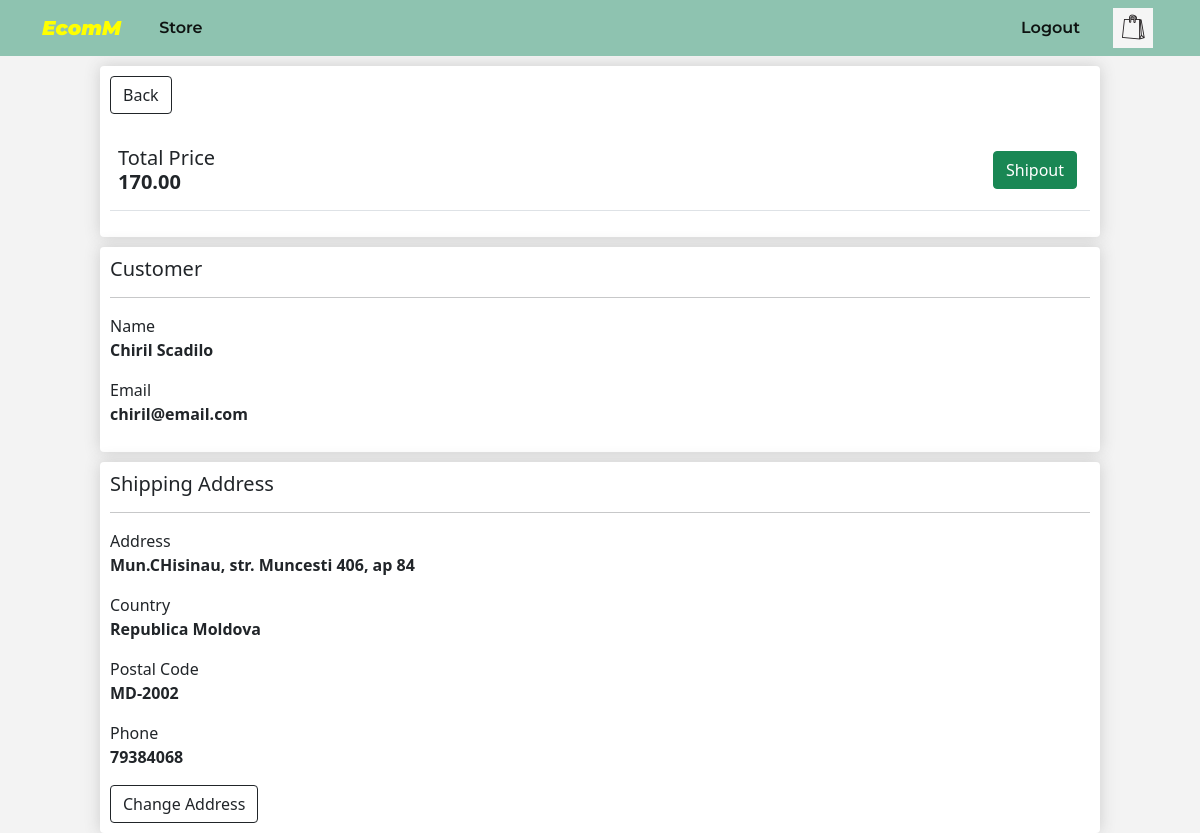
Page /checkout/10 (signed in) on the committed database.
### products/models.py (models this page shows, shortened)
class Order(models.Model):
    customer = models.ForeignKey(Profile, on_delete=models.SET_NULL, null=True)
    compleated = models.BooleanField(default=False)
    @property
    def get_price_total(self):
        orderitems = self.order_items.all()
        total_orderitem = sum([item.get_total for item in orderitems])
        return total_orderitem

class OrderItem(models.Model):
    product = models.ForeignKey(ProductCard, on_delete=models.SET_NULL, null=True, blank=True)
    order = models.ForeignKey(Order, on_delete=models.SET_NULL, null=True, related_name="order_items", blank=True)
    quantity = models.IntegerField(default=1, null=True, blank=True)
    shoe_size = models.ForeignKey('ShoeSize', on_delete=models.SET_NULL, blank=True, null=True)
    cloth_size = models.ForeignKey('ClothSize', on_delete=models.SET_NULL, blank=True, null=True)
    @property
    def get_total(self):
        total = self.product.price * self.quantity
        return total

class ProductCard(models.Model):
    product_image = models.ImageField(null=True, blank=True, upload_to="product_images/", default="default-product.png")
    title = models.CharField(max_length=150)
    description = models.TextField(max_length=500, null=True, blank=True)
    price = models.DecimalField(max_digits=5, decimal_places=2)
    created = models.DateTimeField(auto_now_add=True)
    is_shoe = models.BooleanField(default=True)
    is_cloth = models.BooleanField(default=True)
    class Meta:
        ordering = ['created']

class ShippingAddress(models.Model):
    customer = models.ForeignKey(Profile, on_delete=models.SET_NULL, null=True, blank=True)
    address = models.CharField(max_length=150)
    country = models.CharField(max_length=150)
    postal_code = models.CharField(max_length=150)
    phone = models.CharField(max_length=150)

### users/models.py (models this page shows, shortened)
class Profile(models.Model):
    user = models.OneToOneField(User, on_delete=models.CASCADE, null=True)
    username = models.CharField(max_length=50)
    name = models.CharField(max_length=50)
    email = models.EmailField(max_length=50)

### products/views.py (the view, shortened to what this page needs)
# urls.py: path('checkout/<str:pk>', views.chekout, name='checkout'),
def chekout(request, pk):
    customer = request.user.profile
    shippingAddress = ShippingAddress.objects.filter(customer=customer).first()
    order = Order.objects.get(id=pk)
    form = CompleteOrder(instance=order)
    return render(request,'products/checkout.html', {'shippingAddress':shippingAddress, 'order':order, 'customer':customer})

### products/templates/products/checkout.html (shortened to what this page needs)
{%extends 'main.html'%}
{% load static %}
{%block content%}
    <div class="wrapper">
        <div class="col-lg-12">
            <div class="box-element">
                <a class="btn btn-outline-dark" href="{%url 'order' %}">Back</a>
                <br>
                <br>
                <table class="table">
                    <tr>
                        <th><h5>Total Price <br> <strong>{{order.get_price_total|floatformat:2}}</strong></h5></th>
                        <th>
                            <form action="{%url 'checkout' order.id%}" method="POST">
                                <button id="shipout" type="submit" class="btn btn-success" method="POST">Shipout</button>
                            </form>
                        </th>
                    </tr>
                </table>
            </div>
            <div class="box-element">
                <h5>Customer</h5>
                <hr>
                <p>Name <br> <strong>{{customer.name}}</strong></p>
                <p>Email <br> <strong>{{customer.email}}</strong></p>
            </div>
            <div class="box-element">
                {%if shippingAddress%}
                    <h5>Shipping Address</h5>
                    <hr>
                    <p>Address <br> <strong>{{shippingAddress.address}}</strong></p>
                    <p>Country <br> <strong>{{shippingAddress.country}}</strong></p>
                    <p>Postal Code <br> <strong>{{shippingAddress.postal_code}}</strong></p>
                    <p>Phone <br> <strong>{{shippingAddress.phone}}</strong></p>
                    <a class="btn btn-outline-dark" href="{%url 'update_shippingAddress' shippingAddress.id %}">Change Address</a>
                {%else%}
                    <a href="{%url 'add-shippingAddress'%}">Add Shipping Address</a>
                {%endif%}
            </div>
        </div>
    </div>
{%endblock%}

### static/css/style.css (style rules this page uses)
* { text-decoration: none; }
body { background-color: #f3f3f3; }
.wrapper { margin: 0 auto; width: 1000px; }
.box-element { box-shadow: hsl(0, 0%, 80%) 0 0 16px; background-color: #fff; border-radius: 4px; padding: 10px; margin-top: 10px; }
#checkout, #shipout { float: right; margin: 5px; }

### rows in the picture
Order: get_price_total "170.00"
Profile: name "Chiril Scadilo", email "chiril@email.com"
ShippingAddress: address "Mun.CHisinau, str. Muncesti 406, ap 84", country "Republica Moldova", postal_code "MD-2002", phone "79384068"
